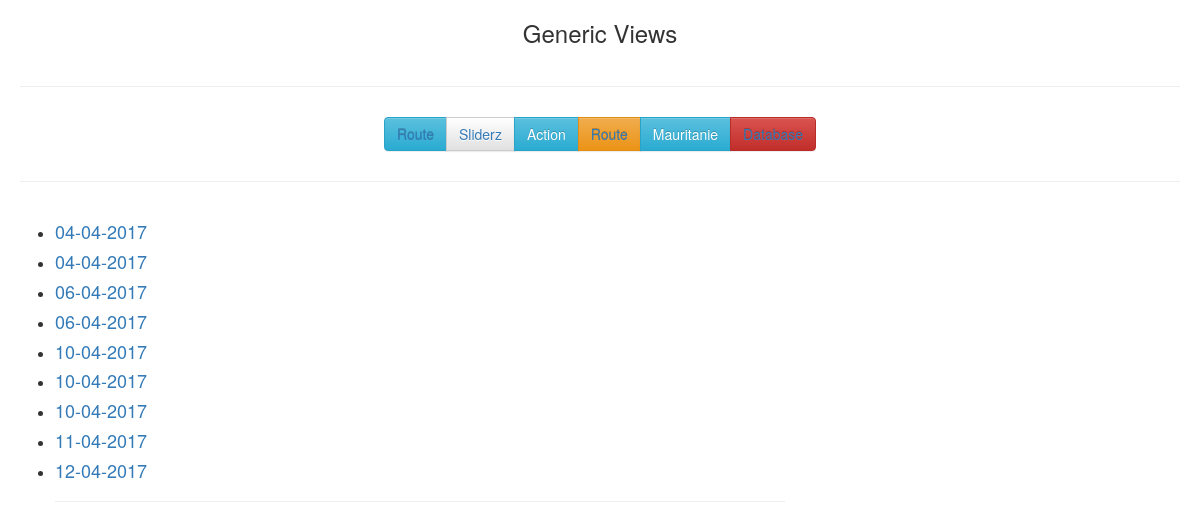
Screenshot of /webmike/ with the database file from the repository.
### webmike/models.py (models this page shows, shortened)
class Livre(models.Model):
	titre = models.CharField(max_length=140)
	resume  = models.TextField()
	date  = models.DateTimeField(auto_now_add = True)

### webmike/views.py (the view)
class IndexView(generic.ListView):
	template_name = 'home/index.html'
	context_object_name = 'ma_liste'
	def get_queryset(self):
		return Livre.objects.all()

### champignons/templates/home/index.html
{% extends "home/base.html" %}
{% block content %}
  <ul class="blanc">
    {% for champ in ma_liste %}
      <li> <h4><a href="/champignons/{{champ.id}}">{{ champ.nomcommun }}  {{ champ.date|date:"d-m-Y" }}</a></h4> </li>
    {% endfor %}
<hr/>
  </ul>
{% endblock %}

### champignons/templates/home/base.html (shortened to what this page needs)
<!DOCTYPE html>
<html lang="en">
<head>
		{% load staticfiles %}
<link rel="stylesheet" href="https://maxcdn.bootstrapcdn.com/bootstrap/3.3.7/css/bootstrap.min.css">
<link  href="{% static 'personal/css/bootstrap-theme.css' %}" rel="stylesheet" />
<link  href="{% static 'personal/css/main.css' %}" rel="stylesheet" />
			  <div class = "or">
				  <center>
				  <h3>Generic Views</h3>
				  </center>
			  </div>
<hr style= "margin: 30px 20px 30px 20px ">
			  <center>
			  		<div class="btn-group" role="group"  aria-label=".ZZZZZ.">
  						<button type="button" class="btn btn-info success"><a href="{% url 'route'%}">Route</a></button>
  						<button type="button" class="btn btn-default"> <a href="{% url 'sliderz'%}">Sliderz</a> </button>
  						<button type="button" class="btn btn-info success">Action </button>
  						<button type="button" class="btn btn-warning"> <a href="{% url 'route'%}">Route</a></button>
  						<button type="button" class="btn btn-info ">Mauritanie</button>
  						<button type="button" class="btn btn-danger "><a href="{% url 'index'}%">Database</a></button>
			  		</div>
			</center>
			  <hr style= "margin: 30px 20px 30px 20px ">
</head>
<body class="body bg-vert"  >
	<section class="col-md-8 blanc">
		{% block content %}
	</section>
</body>
</html>

### rows the page displays
Livre: date "04-04-2017"
Livre: date "04-04-2017"
Livre: date "06-04-2017"
Livre: date "06-04-2017"
Livre: date "10-04-2017"
Livre: date "10-04-2017"
Livre: date "10-04-2017"
Livre: date "11-04-2017"
Livre: date "12-04-2017"
